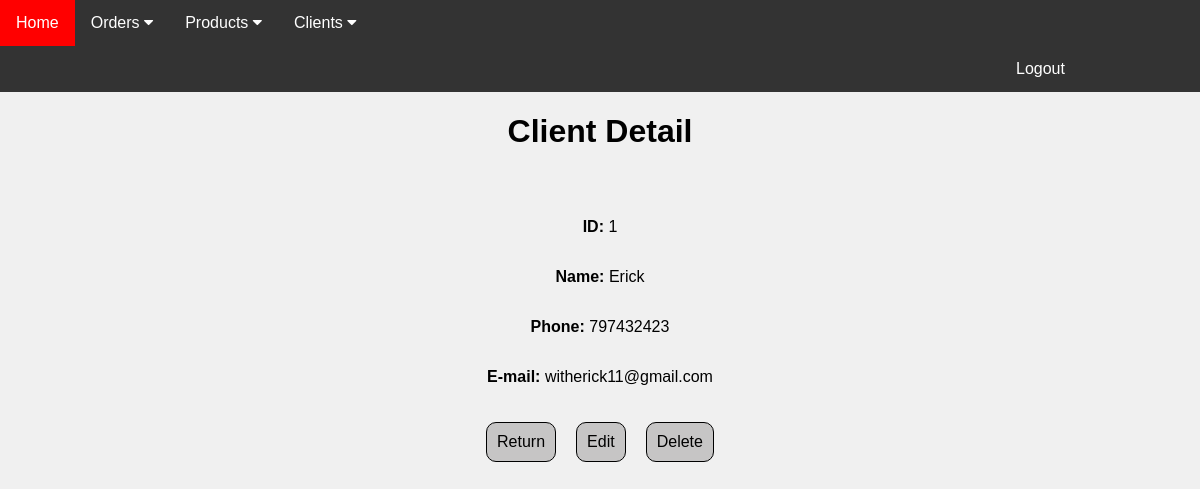
/clients/1 (signed in), run on the app's committed database.
### clients/models.py (models this page shows, shortened)
class Client(models.Model):
    company_name = models.CharField(max_length=255, verbose_name="Name")
    phone = models.CharField(max_length=20, verbose_name="Phone")
    email = models.EmailField(verbose_name="E-mail")

### clients/views.py (the view)
# urls.py: path('clients/<int:pk>', views.client_detail, name='client_detail'),
@login_required
def client_detail(request, pk):
    client = get_object_or_404(Client, pk=pk)
    return render(request, 'client_detail.html', {'client': client})

### clients/templates/client_detail.html (shortened to what this page needs)
{% load static %}
<!DOCTYPE html>
<html lang="en">
<head>
    <link rel="stylesheet" type="text/css" href="{% static 'css/clients.css' %}">
</head>
<body>
    {% include 'navbar.html' %}
    <h1>Client Detail</h1>
    <div class="card">
        <p><b>ID:</b> {{ client.id }}</p>
        <p><b>Name:</b> {{ client.company_name }}</p>
        <p><b>Phone:</b> {{client.phone}}</p>
        <p><b>E-mail:</b> {{client.email}}</p>
        <div class="option">
            <a href="{% url 'client_list' %}">Return</a>
            <a href="{% url 'client_updated' client.pk%}">Edit</a>
            <a href="{% url 'client_deleted' client.pk%}">Delete</a>
        </div>
    </div>
</body>
</html>

### clients/static/css/clients.css (style rules this page uses)
body { margin: 0%; }
.option { display: inline-flex; }
.option a { display: inline-flex; margin-top: 20px; margin-inline-start: 10px; margin-inline-end: 10px; background-color: #c6c5c5; text-decoration: none; color:black; padding: 10px; border-radius: 10px; border: 1px black solid; font-family: sans-serif; }
h1,label,p { font-family: sans-serif; text-align: center; }
.card { padding-top: 30px; display: flex; justify-content: center; align-items: center; height: 100%; flex-direction: column; }

### static/css/navbar.css (style rules this page uses)
body { background-color: #f0f0f0; }

### data on the page
Client: id "1", company_name "Erick", phone "797432423", email "witherick11@gmail.com"
